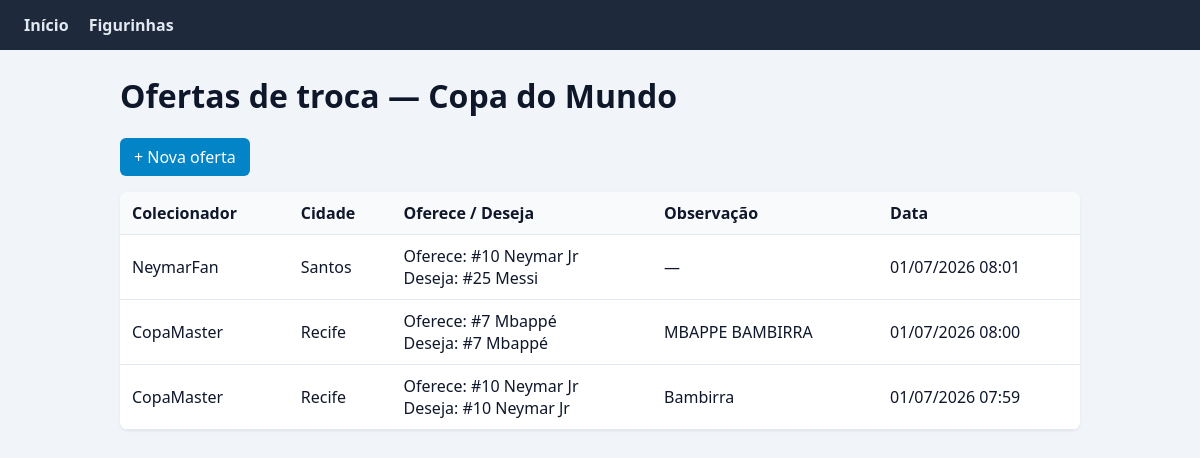
Screenshot of /figurinhas/ with the database file from the repository.
### models/oferta.py (models this page shows)
class OfertaTroca(ModeloBase):
    __tablename__ = "ofertas_troca"
    colecionador_id = db.Column(
        db.Integer, db.ForeignKey("colecionadores.id"), nullable=False
    )
    observacao = db.Column(db.String(255), nullable=True)
    colecionador = db.relationship("Colecionador", back_populates="ofertas")
    itens = db.relationship("ItemOferta", back_populates="oferta")
    @classmethod
    def listar_com_colecionador(cls):
        return cls.query.order_by(cls.data_criacao.desc()).all()

class ItemOferta(ModeloBase):
    __tablename__ = "itens_oferta"
    oferta_id = db.Column(db.Integer, db.ForeignKey("ofertas_troca.id"), nullable=False)
    figurinha_id = db.Column(db.Integer, db.ForeignKey("figurinhas.id"), nullable=False)
    tipo = db.Column(db.String(20), nullable=False)
    quantidade = db.Column(db.Integer, nullable=False, default=1)
    oferta = db.relationship("OfertaTroca", back_populates="itens")
    figurinha = db.relationship("Figurinha")

### models/colecionador.py (models this page shows, shortened)
class Colecionador(ModeloBase):
    __tablename__ = "colecionadores"
    apelido = db.Column(db.String(60), nullable=False)
    cidade = db.Column(db.String(80), nullable=False)
    ofertas = db.relationship("OfertaTroca", back_populates="colecionador")

### models/figurinha.py (models this page shows, shortened)
class Figurinha(ModeloBase):
    __tablename__ = "figurinhas"
    numero = db.Column(db.Integer, nullable=False, unique=True)
    nome_jogador = db.Column(db.String(100), nullable=False)
    time = db.Column(db.String(80), nullable=False)

### controllers/figurinhas_controller.py (the view)
@figurinhas_bp.route("/")
def index():
    ofertas = OfertaTroca.listar_com_colecionador()
    return render_template("figurinhas/lista_ofertas.html", ofertas=ofertas)

### views/templates/figurinhas/lista_ofertas.html (shortened to what this page needs)
{% extends "layout.html" %}
{% block content %}
<h1>Ofertas de troca — Copa do Mundo</h1>
<p><a class="btn" href="{{ url_for('figurinhas.cadastrar_oferta') }}">+ Nova oferta</a></p>
{% if ofertas %}
<table>
    <thead>
        <tr>
            <th>Colecionador</th>
            <th>Cidade</th>
            <th>Oferece / Deseja</th>
            <th>Observação</th>
            <th>Data</th>
        </tr>
    </thead>
    <tbody>
        {% for oferta in ofertas %}
        <tr>
            <td>{{ oferta.colecionador.apelido }}</td>
            <td>{{ oferta.colecionador.cidade }}</td>
            <td>
                {% for item in oferta.itens %}
                    {% if item.tipo == "oferece" %}
                        <span>Oferece: #{{ item.figurinha.numero }} {{ item.figurinha.nome_jogador }}</span>
                    {% else %}
                        <span>Deseja: #{{ item.figurinha.numero }} {{ item.figurinha.nome_jogador }}</span>
                    {% endif %}
                    {% if not loop.last %}<br>{% endif %}
                {% endfor %}
            </td>
            <td>{{ oferta.observacao or "—" }}</td>
            <td>{{ oferta.data_criacao.strftime('%d/%m/%Y %H:%M') }}</td>
        </tr>
        {% endfor %}
    </tbody>
</table>
{% else %}
<p class="vazio">Nenhuma oferta publicada.</p>
{% endif %}
{% endblock %}

### views/templates/layout.html (shortened to what this page needs)
<!DOCTYPE html>
<html lang="pt-BR">
<head>
    <link rel="stylesheet" href="{{ url_for('static', filename='css/style.css') }}">
</head>
<body>
    <nav class="nav">
        <a href="{{ url_for('dashboard.index') }}">Início</a>
        <a href="{{ url_for('figurinhas.index') }}">Figurinhas</a>
    </nav>
    <main class="container">
        {% block content %}{% endblock %}
    </main>
</body>
</html>

### views/static/css/style.css (style rules this page uses)
body { font-family: "Segoe UI", Arial, sans-serif; margin: 0; background: #f1f5f9; color: #0f172a; }
.nav { background: #1e293b; padding: 14px 24px; display: flex; gap: 20px; }
.nav a { color: #e2e8f0; text-decoration: none; font-weight: 600; }
.container { max-width: 960px; margin: 24px auto; padding: 0 16px; }
table { width: 100%; border-collapse: collapse; background: #fff; border-radius: 8px; overflow: hidden; box-shadow: 0 1px 3px rgba(0, 0, 0, 0.08); }
th, td { padding: 10px 12px; border-bottom: 1px solid #e2e8f0; text-align: left; }
th { background: #f8fafc; }
.btn { display: inline-block; padding: 8px 14px; background: #0284c7; color: #fff; text-decoration: none; border-radius: 6px; }

### rows the page displays
OfertaTroca: colecionador.apelido "NeymarFan", colecionador.cidade "Santos", observacao "—", data_criacao "01/07/2026 08:01"
ItemOferta: figurinha.numero "10", figurinha.nome_jogador "Neymar Jr"
ItemOferta: figurinha.numero "25", figurinha.nome_jogador "Messi"
OfertaTroca: colecionador.apelido "CopaMaster", colecionador.cidade "Recife", observacao "MBAPPE BAMBIRRA", data_criacao "01/07/2026 08:00"
ItemOferta: figurinha.numero "7", figurinha.nome_jogador "Mbappé"
ItemOferta: figurinha.numero "7", figurinha.nome_jogador "Mbappé"
OfertaTroca: colecionador.apelido "CopaMaster", colecionador.cidade "Recife", observacao "Bambirra", data_criacao "01/07/2026 07:59"
ItemOferta: figurinha.numero "10", figurinha.nome_jogador "Neymar Jr"
ItemOferta: figurinha.numero "10", figurinha.nome_jogador "Neymar Jr"
